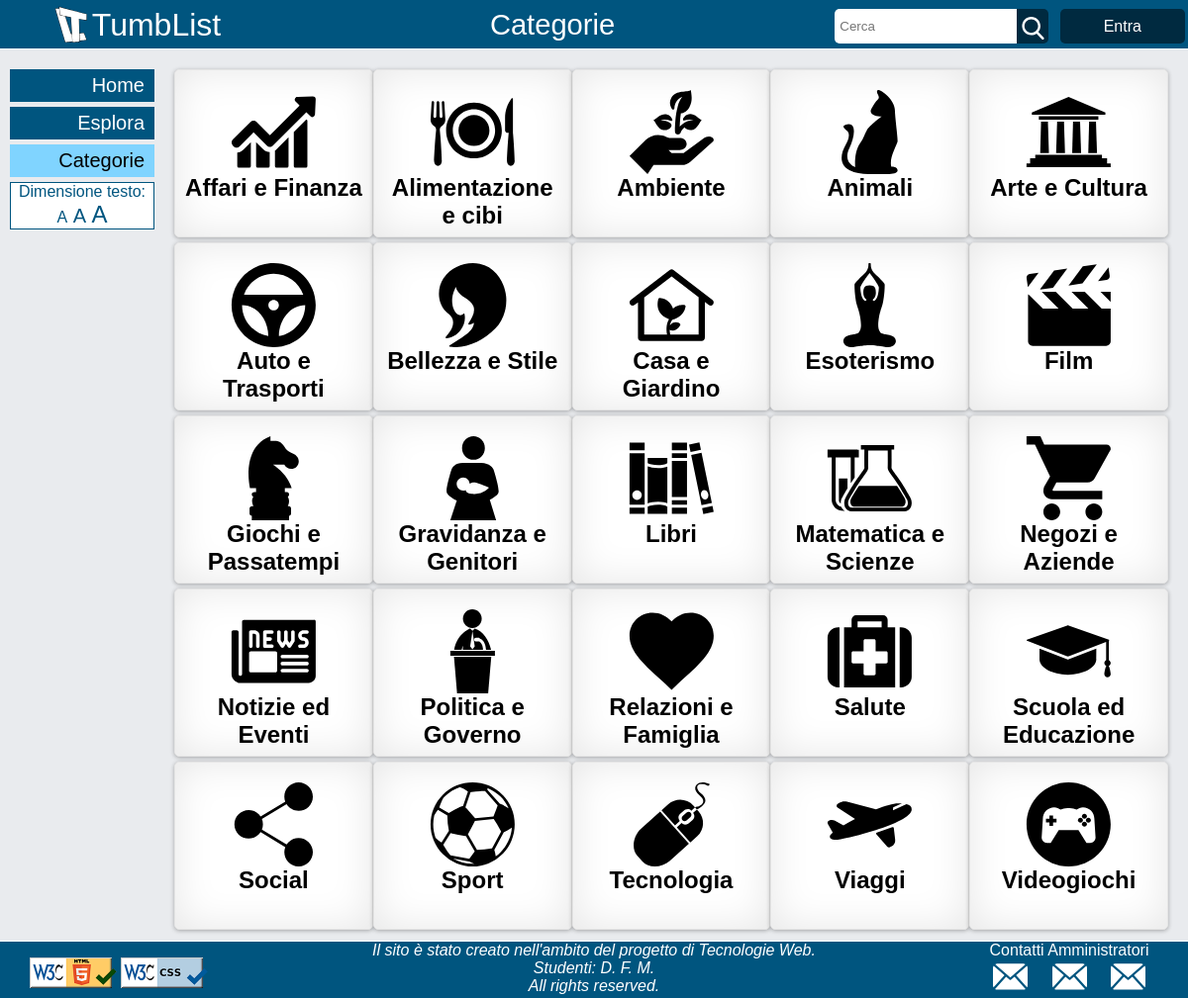
The page /categorie.php on the database its author committed.
### tables this page shows
CREATE TABLE `categoria` (
  `Nome` varchar(25) NOT NULL,
  `TagImg` varchar(10) DEFAULT NULL
);

### include/connect.inc.php (called while the page is built, shortened)
<?php
    class Database {
        private $_connection;
        private $_host = "localhost";
        private $_username = "root";
        private $_password = "";
        private $_database = "test";
        private function __construct() {
            @$this->_connection = new mysqli($this->_host, $this->_username,
                $this->_password, $this->_database);
        }
        public function getConnection() {
            return $this->_connection;
        }
        public function getCategory(){
            $mysqli = $this->getConnection();
            $sql_query = "SELECT * FROM categoria ORDER BY Nome";
            $result = $mysqli->query($sql_query);
            while ($row = $result->fetch_array(MYSQLI_ASSOC)){
                $categorie[$row['Nome']] = $row;
            }
            return $categorie;
        }
    }
?>

### categorie.php (the view, shortened to what this page needs)
<?php
    include_once( "include/connect.inc.php");
    $cats = Database::getInstance()->getCategory();
?>
<!DOCTYPE html>
<html lang="it">
    <head>
        <link rel="stylesheet" type="text/css" href="css/style.css" />
        <link rel="stylesheet" type="text/css" href="css/mobile.css" media="screen and (max-width: 768px)" />
        <link rel="stylesheet" type="text/css" href="css/print.css" media="print">
    </head>
    <body>
<?php include("include/header.php") ?>
        <div class="container">
<?php include("include/menu.php") ?>
            <div class="corpo">
                <div class="categorie">
                    <?php foreach($cats as $cat){ ?>
                    <a href="search.php?cat=<?php echo str_replace(" ","%20",$cat['Nome']);?>" title="Categoria <?php echo $cat['Nome'];?>" class="categoria">
                        <svg aria-hidden="true">
                            <use xlink:href="#icon-<?php echo $cat['TagImg'];?>"></use>
                        </svg>
                        <h2 tabindex="0"><?php echo $cat['Nome'] ;?></h2>
                    </a>
                    <?php } ?>
                </div>
            </div>
        </div>
<?php include( "include/footer.php"); ?>
    </body>
</html>

### css/style.css (style rules this page uses)
* { margin:0; padding:0; border:0; box-sizing: border-box; }
body { color: black; font-family: Arial, "Helvetica Neue", Helvetica, sans-serif; background-color: #e9ebee; }
.container { display: flex; flex-flow: row wrap; margin: auto; margin-top: 50px; max-width: 1720px; min-height: 89vh; }
.container > .corpo { width: 87%; max-width: 1400px; min-height: 85vh; padding: 20px 20px 6px 20px; margin-left: 13%; text-align: center; overflow:hidden; }
.corpo > .categorie { display: flex; flex-flow: row wrap; align-items: flex-start; }
.categoria { padding: 20px 10px 0 10px; border: 1px solid #e5e5e5; border-radius: 5px; height: 170px; width: 14.28%; max-width: 14.28%; margin-bottom: 5px; background-color: white; box-shadow:0 1px 4px rgba(0, 0, 0, 0.3), 0 0 40px rgba(0, 0, 0, 0.1) inset; text-decoration: none; }
@media (max-width:1500px) { .categoria { width: 16.66%; max-width: 16.66%; } }
@media (max-width:1200px) { .categoria { width: 20%; max-width: 20%; } }
.categoria > svg { max-width: 100%; height: 85px; margin: auto; display: block; }
.categoria > h2 { color: black; word-wrap: break-word; font-size: 1.5em; }

### css/mobile.css (style rules this page uses)
.container > .corpo, .container > .errore, .container > .conferme { width: 100%; padding: 10px 5px 6px 5px; margin-left: 0; }
.categoria { width: 100%; max-width: 100%; height: 60px; padding: 0; display: flex; flex-flow: row nowrap; }
.categorie .categoria svg { max-width: 25%; height: 40px; display: block; }
.categorie .categoria h2 { margin-top: 10px; width: 75%; display: block; }
.categoria > h2 { font-size: 1.3em; }

### css/print.css (style rules this page uses)
* { margin:0; padding:0; border:0; box-sizing: border-box; }
body { color: black; font-family: Arial, "Helvetica Neue", Helvetica, sans-serif; background-color: white; }
.container { display: flex; flex-flow: row wrap; margin: auto; margin-top: 0; max-width: 1720px; min-height: 89vh; }
.container > .corpo { width: 100%; max-width: none; min-height: 0; padding: 20px 20px 6px 20px; margin-left: 0; text-align: center; overflow:hidden; }
.corpo > .categorie { display: flex; flex-flow: row wrap; align-items: flex-start; }
.categoria { padding: 0; border: 1px solid black; border-radius: 5px; height: 60px; width:100%; max-width: 100%; margin-bottom: 5px; background-color: white; box-shadow: none; text-decoration: none; display: flex; flex-flow: row nowrap; }
@media (max-width:1500px) { .categoria { width: 100%; max-width: 100%; } }
@media (max-width:1200px) { .categoria { width: 100%; max-width: 100%; } }
.categoria > svg { max-width: 25%; height: 40px; margin: auto; margin-top: 10px; width: 75%; display: block; }
.categoria > h2 { color: black; word-wrap: break-word; font-size: 1.5em; margin-top: 10px; width: 75%; display: block; }

### rows shown on the page
categoria: Nome "Affari e Finanza"
categoria: Nome "Alimentazione e cibi"
categoria: Nome "Ambiente"
categoria: Nome "Animali"
categoria: Nome "Arte e Cultura"
categoria: Nome "Auto e Trasporti"
categoria: Nome "Bellezza e Stile"
categoria: Nome "Casa e Giardino"
categoria: Nome "Esoterismo"
categoria: Nome "Film"
categoria: Nome "Giochi e Passatempi"
categoria: Nome "Gravidanza e Genitori"
categoria: Nome "Libri"
categoria: Nome "Matematica e Scienze"
categoria: Nome "Negozi e Aziende"
categoria: Nome "Notizie ed Eventi"
categoria: Nome "Politica e Governo"
categoria: Nome "Relazioni e Famiglia"
categoria: Nome "Salute"
categoria: Nome "Scuola ed Educazione"
categoria: Nome "Social"
categoria: Nome "Sport"
categoria: Nome "Tecnologia"
categoria: Nome "Viaggi"
categoria: Nome "Videogiochi"

### other values the page prints
$pagename "Categorie"
